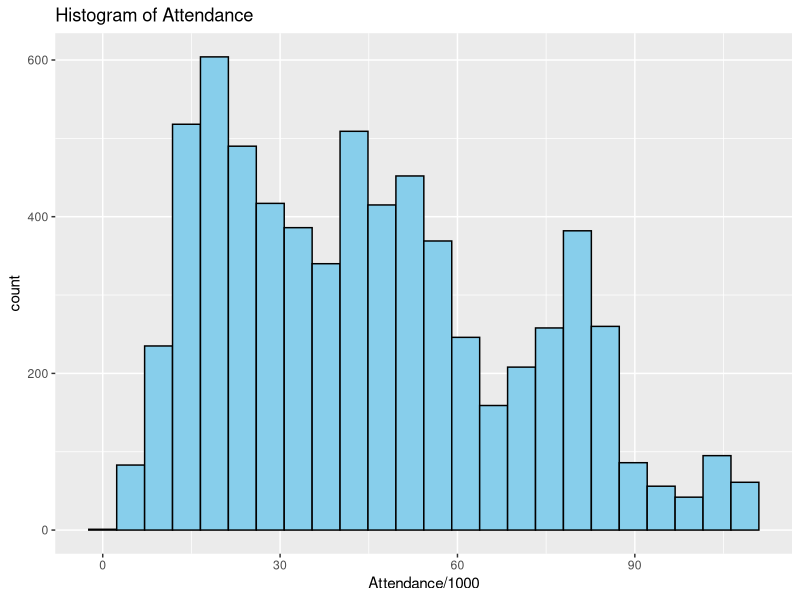
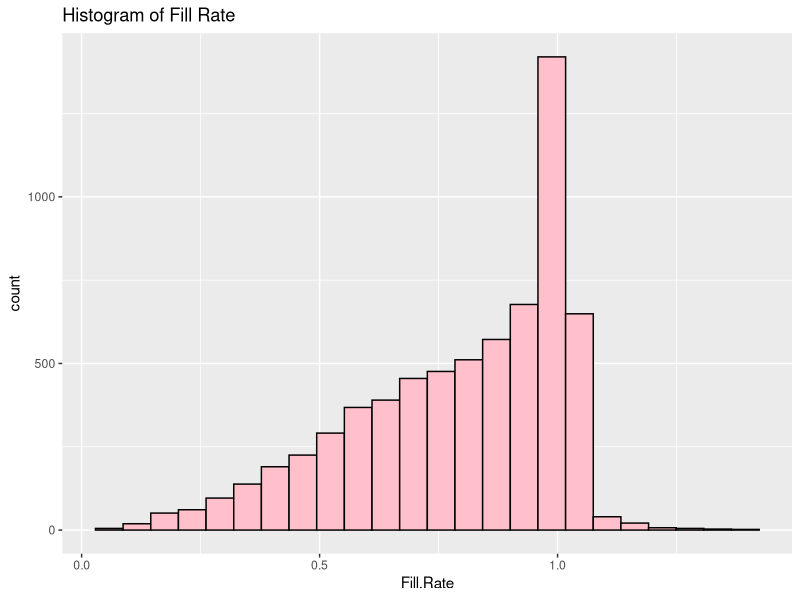
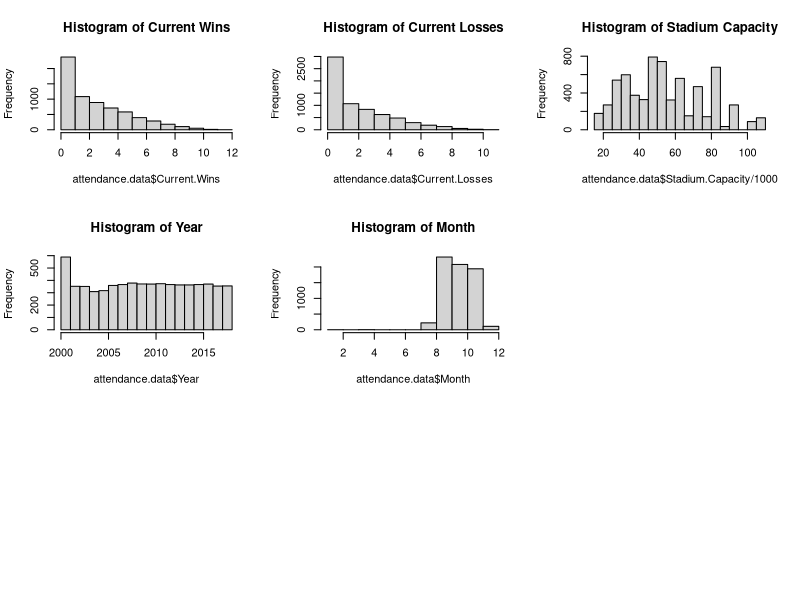
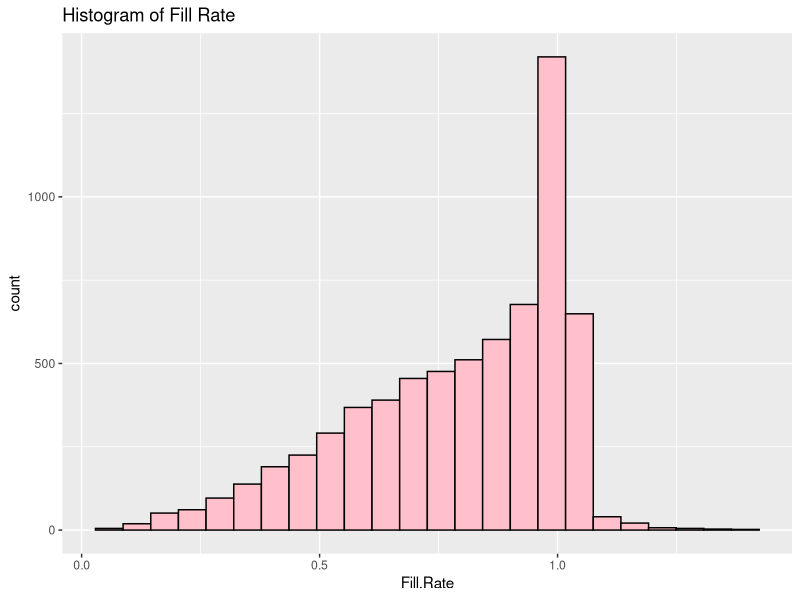
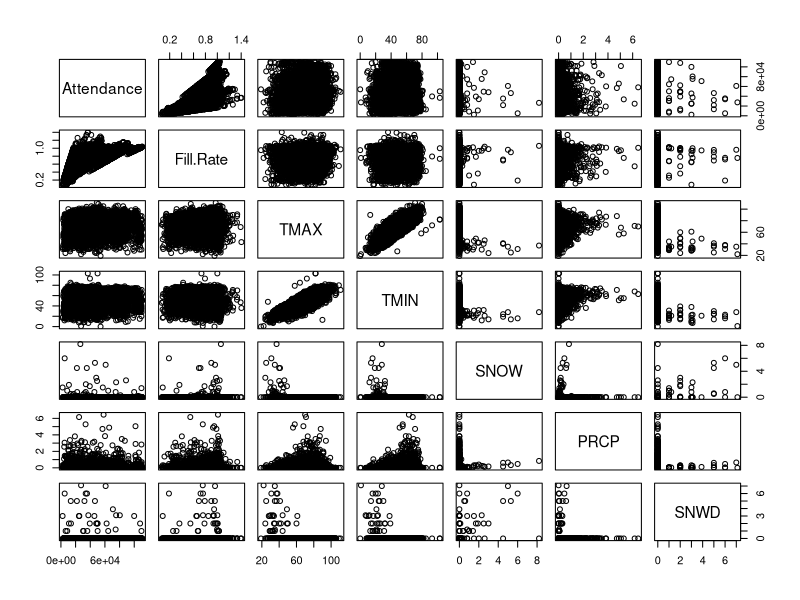
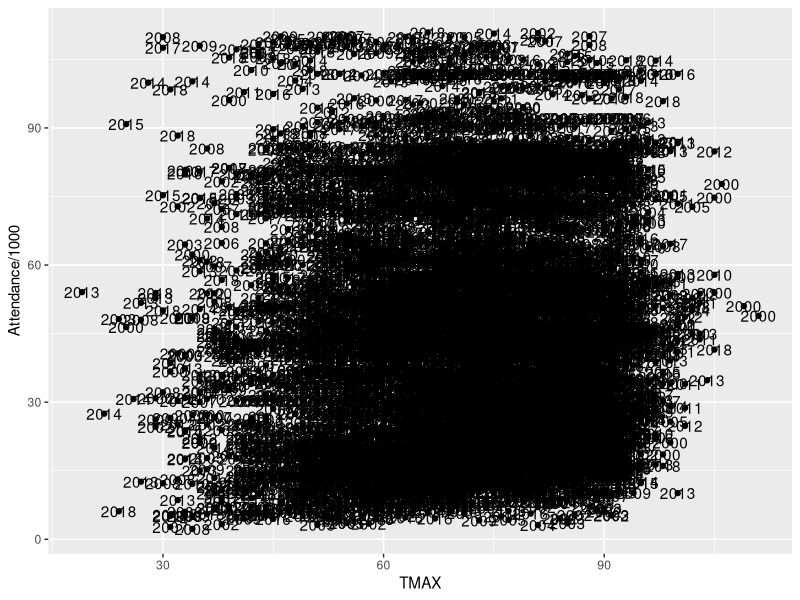
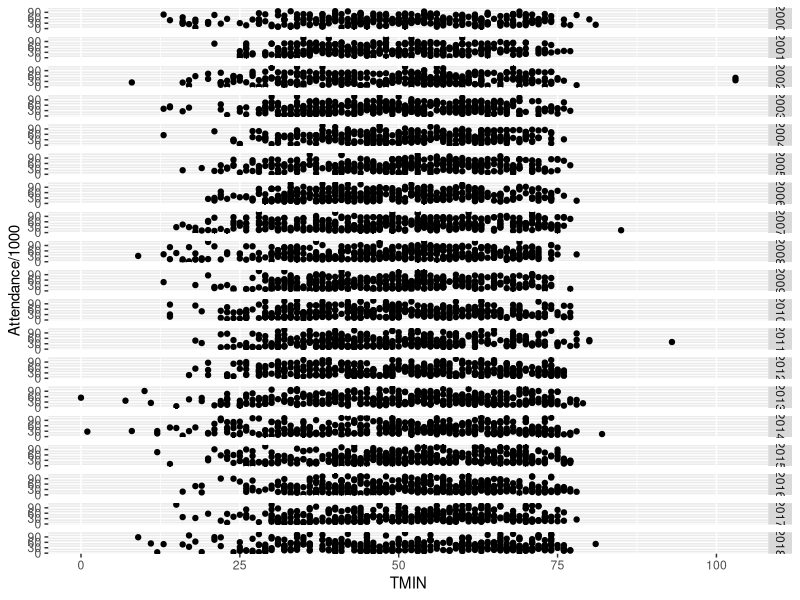
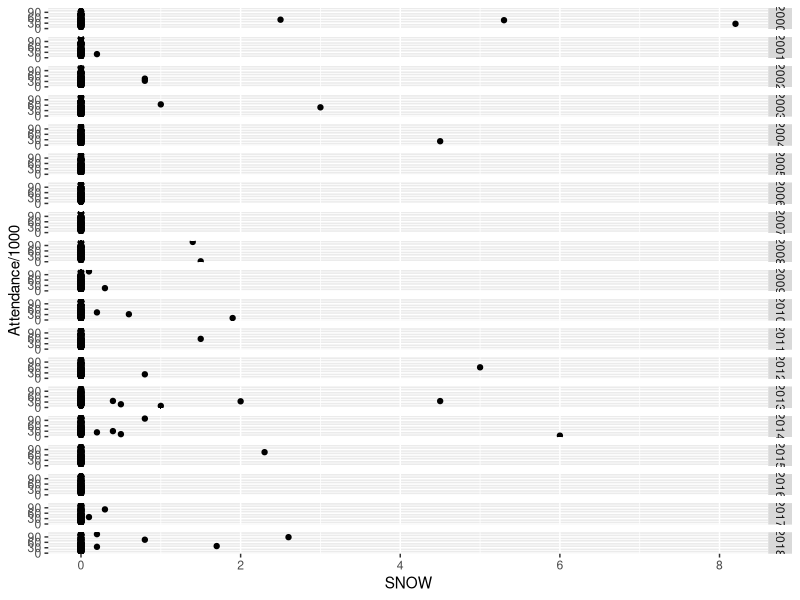

The R script that drew these images, in order:
## ---- chunk 1
# General set-up for the report.
# I find this useful, but you may improve upon, ignore, or remove
#  (possibly at your own peril).
# Tasks accomplished:
# Don't print out code
# Save results so that code blocks aren't re-run unless code
# changes (cache), _or_ a relevant earlier code block changed (autodep),
# don't clutter R output with messages or warnings (message, warning)
library(MASS)
library(knitr)
library(tidyverse)
library(dplyr)
library(ggthemes)
library(gridExtra)
library(ggplot2)
opts_chunk$set(echo=FALSE,
               cache=TRUE, autodep=TRUE,
               message=FALSE, warning=FALSE)
# Turn off meaningless clutter in summary() output
options(show.signif.stars=FALSE)
## ---- chunk 2
attendance.data = read.csv("CFBeattendance.csv")
newtime = str_split(attendance.data$Time, ":")
## ---- chunk 3
quantile(attendance.data$Attendance, c(0.25, 0.5, 0.75), type = 1, na.rm = TRUE)
quantile(attendance.data$Stadium.Capacity, c(0.25, 0.5, 0.75), type = 1, na.rm = TRUE)
## ---- chunk 4
par(mfrow = c(3,3))
ggplot(attendance.data, aes(x=Attendance/1000)) + geom_histogram(bins=24, color = "black", fill = "skyblue") + labs(title = "Histogram of Attendance")
ggplot(attendance.data, aes(x=Fill.Rate)) + geom_histogram(bins=24, color = "black", fill = "pink") + labs(title = ("Histogram of Fill Rate"))
hist(attendance.data$Current.Wins, main = "Histogram of Current Wins")
hist(attendance.data$Current.Losses, main = "Histogram of Current Losses")
hist(attendance.data$Stadium.Capacity/1000, main = "Histogram of Stadium Capacity")
hist(attendance.data$Year, main = "Histogram of Year")
hist(attendance.data$Month, main = "Histogram of Month")
## ---- chunk 5
ggplot(attendance.data, aes(x=Fill.Rate)) + geom_histogram(bins=24, color = "black", fill = "pink") + labs(title = ("Histogram of Fill Rate"))
## ---- chunk 6
attendance.data = attendance.data[-c(5436,5443,5450,5457, 4522, 4524, 4526, 4528, 4530, 4532),]
## ---- chunk 7
attendance.data[4424, 24] = 12

attendance.data$Conference[which(attendance.data$Team=="Oregon State")] = "Pac-12"

attendance.data$Conference[which(attendance.data$Team=="USC")] = "Pac-12"

rutgers = attendance.data[which(attendance.data$Team=="Rutgers"),]
yr = 2000
while(yr<2013){
        rutgers$Conference[which(rutgers$Year==yr)] = "Big East"
        yr = yr+1
}
attendance.data$Conference[which(attendance.data$Team=="Rutgers")] = rutgers$Conference

boston_college = attendance.data[which(attendance.data$Team=="Boston College"),]
yr = 2000
while(yr<2005){
        boston_college$Conference[which(boston_college$Year==yr)] = "Big East"
        yr = yr+1
}
attendance.data$Conference[which(attendance.data$Team=="Boston College")] = boston_college$Conference

smu = attendance.data[which(attendance.data$Team=="SMU"),]
yr = 2005
while(yr<2013){
        smu$Conference[which(smu$Year==yr)] = "CUSA"
        yr = yr+1
}
attendance.data$Conference[which(attendance.data$Team=="SMU")] = smu$Conference

south_alabama = attendance.data[which(attendance.data$Team=="South Alabama"),]
yr = 2013
while(yr<2019){
        south_alabama$Conference[which(south_alabama$Year==yr)] = "Sun Belt"
        yr = yr+1
}
attendance.data$Conference[which(attendance.data$Team=="South Alabama")] = south_alabama$Conference

west_virginia = attendance.data[which(attendance.data$Team=="West Virginia"),]
yr = 2000
while(yr<2012){
        west_virginia$Conference[which(west_virginia$Year==yr)] = "Big East"
        yr = yr+1
}
attendance.data$Conference[which(attendance.data$Team=="West Virginia")] = west_virginia$Conference

memphis = attendance.data[which(attendance.data$Team=="Memphis"),]
memphis$Conference[which(memphis$Year==2013)] = "AAC"
attendance.data$Conference[which(attendance.data$Team=="Memphis")] = memphis$Conference

mid_tennessee = attendance.data[which(attendance.data$Team=="Middle Tennessee"),]
mid_tennessee$Conference[which(mid_tennessee$Year==2001)] = "Sun Belt"
attendance.data$Conference[which(attendance.data$Team=="Middle Tennessee")] = mid_tennessee$Conference

byu = attendance.data[which(attendance.data$Team=="BYU"),]
byu$Conference[which(byu$Year==2011)] = "Independent"
attendance.data$Conference[which(attendance.data$Team=="BYU")] = byu$Conference

fiu = attendance.data[which(attendance.data$Team=="FIU"),]
yr = 2002
while(yr<2005){
        fiu$Conference[which(fiu$Year==yr)] = "FCS"
        yr = yr+1
}
attendance.data$Conference[which(attendance.data$Team=="FIU")] = fiu$Conference

georgia_st = attendance.data[which(attendance.data$Team=="Georgia State"),]
yr = 2011
while(yr<2013){
        georgia_st$Conference[which(georgia_st$Year==yr)] = "FCS"
        yr = yr+1
}
attendance.data$Conference[which(attendance.data$Team=="Georgia State")] = georgia_st$Conference
## ---- chunk 8
pairs(Attendance~Fill.Rate+TMAX+TMIN+SNOW+PRCP+SNWD, data=attendance.data)
## ---- chunk 9
TemMax_Year <- ggplot(attendance.data, aes(x=TMAX, y=Attendance/1000)) + geom_point()
TemMax_Year + geom_text(label = attendance.data$Year)

TemMin_Year <- ggplot(attendance.data, aes(x=TMIN, y=Attendance/1000)) + geom_point()
TemMin_Year + facet_grid(attendance.data$Year)

Snow_Year <- ggplot(attendance.data, aes(x=SNOW, y=Attendance/1000)) + geom_point()
Snow_Year + facet_grid(attendance.data$Year)

Prcp_Year <- ggplot(attendance.data, aes(x=PRCP, y=Attendance/1000)) + geom_point()
Prcp_Year + facet_grid(attendance.data$Year)

Snwd_Year <- ggplot(attendance.data, aes(x=SNWD, y=Attendance/1000)) + geom_point()
Snwd_Year + facet_grid(attendance.data$Year)
## ---- chunk 10
boxplot(Attendance/1000~Tailgating,data=attendance.data,
        ylab = "Attendance (Thousands)", main = "Attendance vs Tailgating")
boxplot(Attendance/1000~New.Coach,data=attendance.data,
        ylab = "Attendance (Thousands)", main = "Attendance vs New Coach")
boxplot(Attendance/1000~Current.Wins,data=attendance.data,
        ylab = "Attendance (Thousands)", main = "Attendance vs Wins")
boxplot(Attendance/1000~Current.Losses,data=attendance.data,
        ylab = "Attendance (Thousands)", main = "Attendance vs Losses")
boxplot(Attendance/1000~Year, data=attendance.data,
        ylab = "Attendance (Thousands)", main = "Attendance vs Year")
boxplot(Attendance/1000~Month,data=attendance.data,
        ylab = "Attendance (Thousands)", main = "Attendance vs Month")
boxplot(Attendance/1000~Conference, data=attendance.data,
        ylab = "Attendance (Thousands)", main = "Attendance vs Conference",
        names = c("AAC","ACC","B10","B12","BE","CUSA","FCS",
                  "Ind.","MAC","MWC","P12","SEC", "SB","WAC"))
## ---- chunk 11
boxplot(Fill.Rate~Tailgating,data=attendance.data, ylab = "Fill Rate",
        main = "Fill Rate vs Tailgating")
boxplot(Fill.Rate~New.Coach,data=attendance.data, ylab = "Fill Rate",
        main = "Fill Rate (Thousands) vs New Coach")
boxplot(Fill.Rate~Current.Wins,data=attendance.data, ylab = "Fill Rate",
        main = "Fill Rate vs Wins")
boxplot(Fill.Rate~Current.Losses,data=attendance.data, ylab = "Fill Rate",
        main = "Fill Rate vs Losses")
boxplot(Fill.Rate~Year, data=attendance.data, ylab = "Fill Rate",
        main = "Fill Rate vs Year")
boxplot(Fill.Rate~Month,data=attendance.data, ylab = "Fill Rate",
        main = "Fill Rate vs Month")
boxplot(Fill.Rate~Conference, data=attendance.data,
        main = "Fill Rate vs Conference",
        names = c("AAC","ACC","B10","B12","BE","CUSA","FCS",
                  "Ind.","MAC","MWC","P12","SEC", "SB","WAC"))
